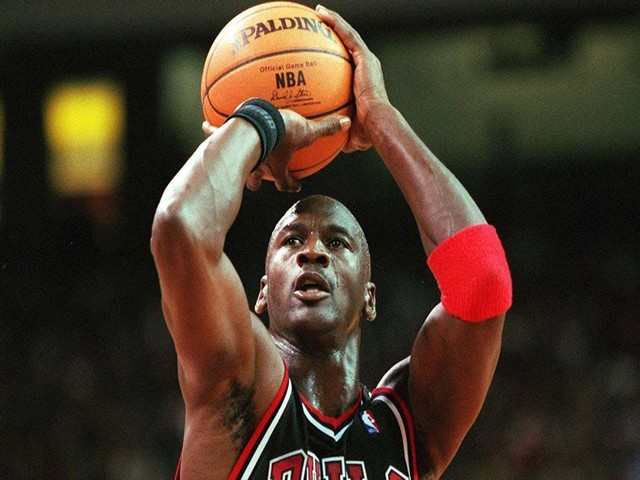
#> input picture UDEMY_ML/MachineVision/Codes/Course_codes_image/image_2.jpg, 640 x 480 px, found by its file name
$ python my_image_scaling.py
#> lines starting #> are read from the running program, lines starting #| are printed output that depends on the picture
import numpy as np
import cv2

import os.path

srcfname = "/Users/samuelsonawane/Downloads/UDEMY_ML/MachineVision/Codes/Course_codes_image/Image_2.jpg"
if os.path.isfile(srcfname):
    img = cv2.imread(srcfname)
#> img is the input picture: shape (480, 640, 3); mean B, G, R 39, 53.7, 69.6
    cv2.imshow("Original", img)
else:
    raise "No such file exists"
#cv2.imshow("Original", img)
cv2.waitKey()
#Image scaling section
img_inter_cubic = cv2.resize(img, None, fx=.75, fy=.75,interpolation=cv2.INTER_CUBIC)
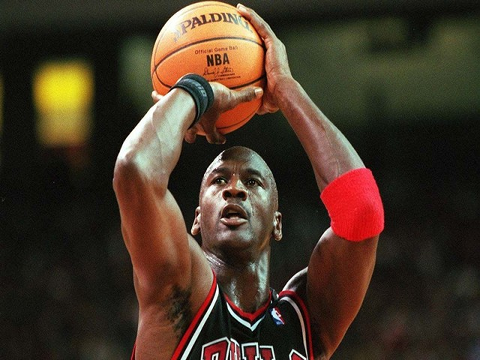
#> img_inter_cubic: shape (360, 480, 3); mean B, G, R 39, 53.7, 69.6

cv2.imshow("CUBIC", img_inter_cubic)

cv2.waitKey()

img_inter_area= cv2.resize(img, (600, 300), interpolation=cv2.INTER_AREA)
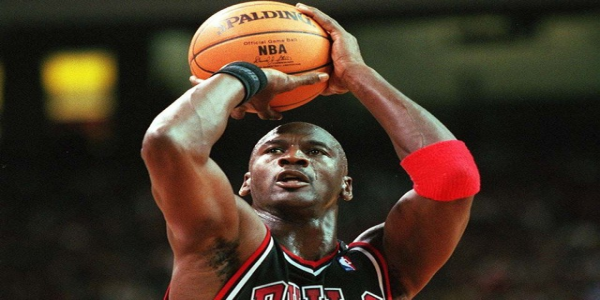
#> img_inter_area: shape (300, 600, 3); mean B, G, R 39, 53.7, 69.6

cv2.imshow("inter area", img_inter_area)

cv2.waitKey()


img_inter_linear= cv2.resize(img, None, fx=.5, fy=.5, interpolation=cv2.INTER_LINEAR)

cv2.imshow("inter Linear", img_inter_linear)

cv2.waitKey()


# Close all windows
cv2.destroyAllWindows()

$ run again, with UDEMY_ML/MachineVision/Codes/Course_codes_image/image_1.jpg copied over UDEMY_ML/MachineVision/Codes/Course_codes_image/image_2.jpg
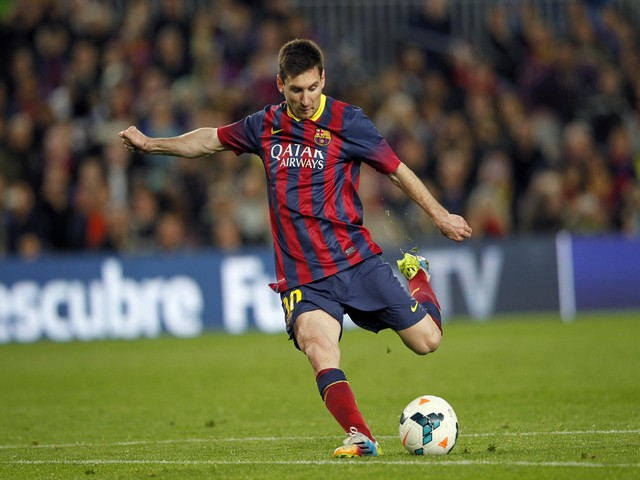
#> input picture UDEMY_ML/MachineVision/Codes/Course_codes_image/image_1.jpg, 640 x 480 px, found by its file name
#> img is the input picture: shape (480, 640, 3); mean B, G, R 67.8, 93, 94.5
#> `img_inter_area= cv2.resize(img, (600, 300), interpolation=cv2.INTER_AR..`:
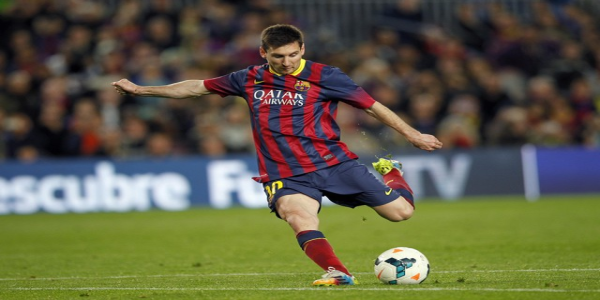
#> img_inter_area: shape (300, 600, 3); mean B, G, R 67.8, 93, 94.5
#> `img_inter_linear= cv2.resize(img, None, fx=.5, fy=.5, interpolation=cv..`:
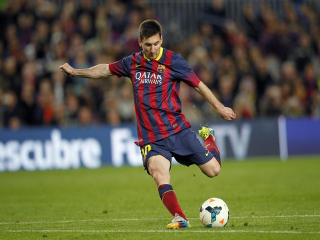
#> img_inter_linear: shape (240, 320, 3); mean B, G, R 68, 93.1, 94.6

$ run again, with UDEMY_ML/MachineVision/Codes/Course_codes_image/image_3.jpg copied over UDEMY_ML/MachineVision/Codes/Course_codes_image/image_2.jpg
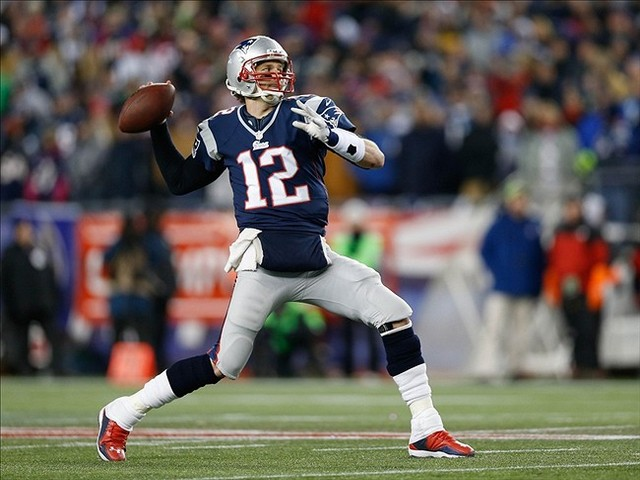
#> input picture UDEMY_ML/MachineVision/Codes/Course_codes_image/image_3.jpg, 640 x 480 px, found by its file name
#> img is the input picture: shape (480, 640, 3); mean B, G, R 89.5, 95.7, 100.9
#> `img_inter_area= cv2.resize(img, (600, 300), interpolation=cv2.INTER_AR..`:
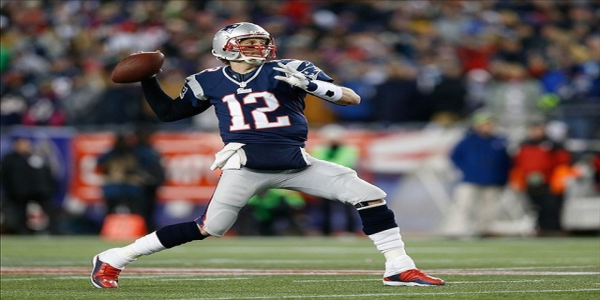
#> img_inter_area: shape (300, 600, 3); mean B, G, R 89.5, 95.7, 100.9
#> `img_inter_linear= cv2.resize(img, None, fx=.5, fy=.5, interpolation=cv..`:
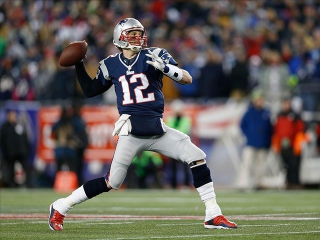
#> img_inter_linear: shape (240, 320, 3); mean B, G, R 89.6, 95.8, 101

$ run again, with UDEMY_ML/MachineVision/Codes/Course_codes_image/image_4.jpg copied over UDEMY_ML/MachineVision/Codes/Course_codes_image/image_2.jpg
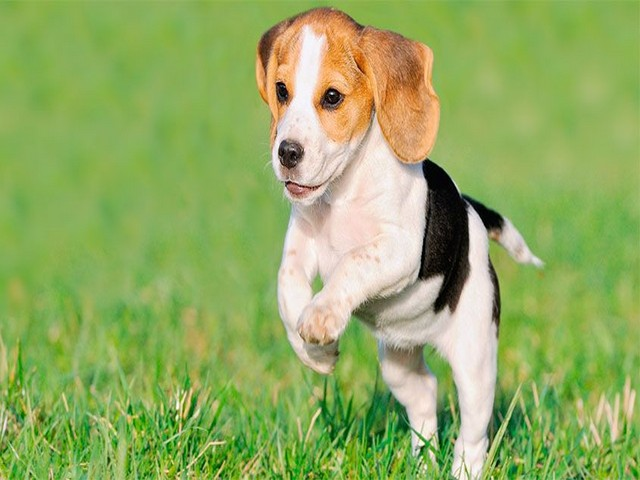
#> input picture UDEMY_ML/MachineVision/Codes/Course_codes_image/image_4.jpg, 640 x 480 px, found by its file name
#> img is the input picture: shape (480, 640, 3); mean B, G, R 97.4, 171.8, 145.8
#> `img_inter_area= cv2.resize(img, (600, 300), interpolation=cv2.INTER_AR..`:
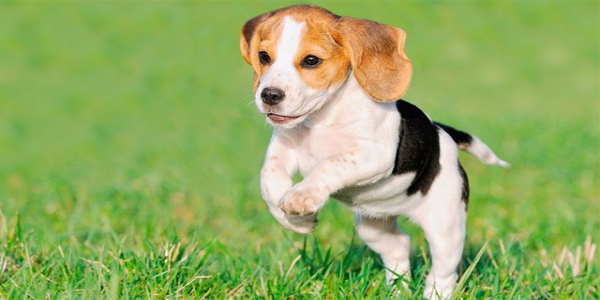
#> img_inter_area: shape (300, 600, 3); mean B, G, R 97.4, 171.8, 145.8
#> `img_inter_linear= cv2.resize(img, None, fx=.5, fy=.5, interpolation=cv..`:
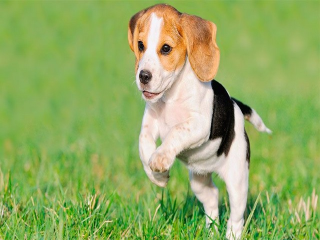
#> img_inter_linear: shape (240, 320, 3); mean B, G, R 97.6, 171.9, 145.9
